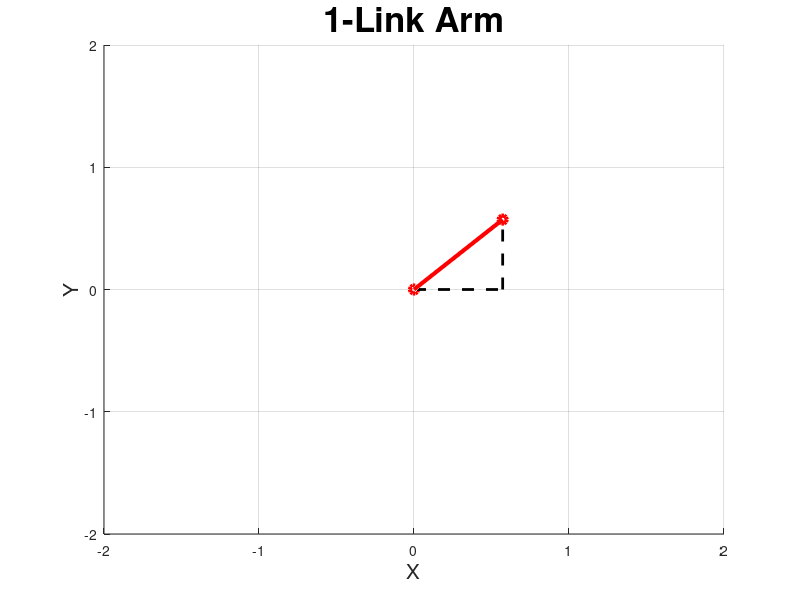

This chart was generated by the following MATLAB code:
% 3차원 그래프에서 링크 1개를 그리는 코드
% The code that draw a link on 3-dimensions

% Parameters 설정
% Parameters Setting
L1 = 1;     % 링크의 길이 Link's length
q1 = pi/4;   % xy평면에서의 각도 Angle on xy plane
r1 = pi/5;   % xy평면에서 z축 방향으로의 각도 Angle between xy plane and link L1 


% 링크 1의 양 끝단 좌표 계산 및 행렬로 묶음
% Calculate end effect's coordi.
x1 = L1*cos(r1)*cos(q1);   Px1 = [0 x1];      % x coordi.
y1 = L1*cos(r1)*sin(q1);   Py1 = [0 y1];      % y coordi.
z1 = L1*cos((pi/2)-r1);    Pz1 = [0 z1];      % z coordi.




% 시뮬레이션을 할 링크들을 띄울 plot 설정
% Simulation plot setting that draw a link
Fig = figure('Position', [300 300 600 600], 'Color', [1 1 1])
Axis = axes('parent', Fig);
hold on;
grid on;
axis([-2 2 -2 2 -0 2]);
title('1-Link Arm', 'fontsize', 25);   % 제목 설정
xlabel('X', 'fontsize', 15)       % x축 라벨 설정
ylabel('Y', 'fontsize', 15)       % y축 라벨 설정
zlabel('Z', 'fontsize', 15)       % z축 라벨 설정

% 로봇 링크를 그리는 plot을 변수에 초기화
p1 = plot3(Px1,Py1,Pz1, '-or','Linewidth', 3);

% 좌표가 잘 찍혔는지 각 절편에 해당하는 점선을 그림
plot3([0 x1], [0 0], [0 0], '--k', 'Linewidth', 2);         % 원점 -> x축 좌표
plot3([x1 x1], [0 y1], [0 0], '--k', 'Linewidth', 2);       % x축 좌표 -> x, y축 좌표
plot3([x1 x1], [y1 y1], [0 z1], '--k', 'Linewidth', 2);     % x, y축 좌표 -> x, y, z축 좌표

set(p1, 'XData', Px1, 'YData', Py1, 'ZData', Pz1)
drawnow



